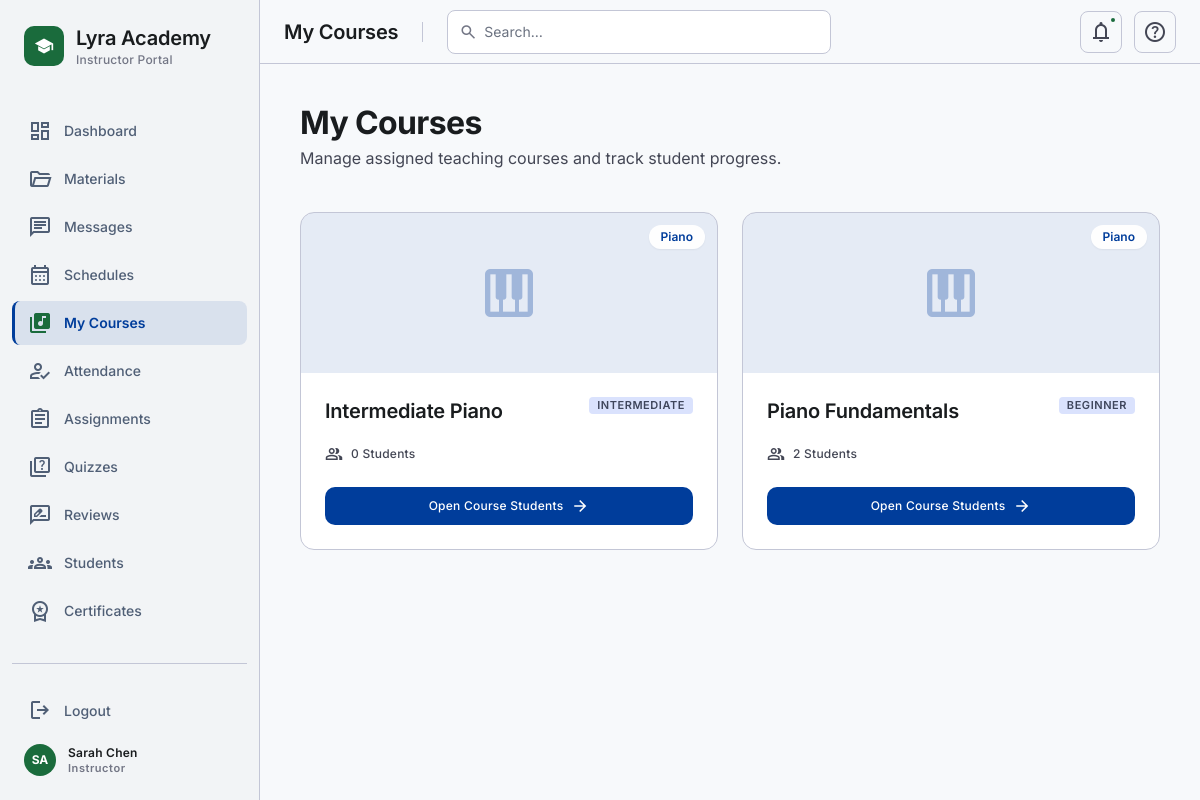
/19_My_Courses/index.php (signed in), run on the app's committed database.
### tables this page shows
CREATE TABLE IF NOT EXISTS courses (
    id INT AUTO_INCREMENT PRIMARY KEY,
    title VARCHAR(150) NOT NULL,
    description TEXT,
    instrument_id INT,
    difficulty ENUM('beginner', 'intermediate', 'advanced') DEFAULT 'beginner',
    price DECIMAL(10, 2) DEFAULT 0.00,
    status ENUM('draft', 'published') DEFAULT 'draft',
    created_at TIMESTAMP DEFAULT CURRENT_TIMESTAMP,
    updated_at TIMESTAMP DEFAULT CURRENT_TIMESTAMP ON UPDATE CURRENT_TIMESTAMP,
    FOREIGN KEY (instrument_id) REFERENCES instruments(id) ON DELETE SET NULL
);

CREATE TABLE IF NOT EXISTS instruments (
    id INT AUTO_INCREMENT PRIMARY KEY,
    name VARCHAR(100) UNIQUE NOT NULL,
    description TEXT,
    created_at TIMESTAMP DEFAULT CURRENT_TIMESTAMP
);

### 19_My_Courses/index.php (the view, shortened to what this page needs)
<?php
require_once __DIR__ . '/../config/design-system.php';
$pdo = require_once __DIR__ . '/../config/db.php';
$instructorId = $_SESSION['user_id'];
try {
    $stmt = $pdo->prepare("
        SELECT c.id, c.title, c.description, c.difficulty,
               (SELECT COUNT(*) FROM enrollments e WHERE e.course_id = c.id AND e.status = 'approved') as student_count,
               i.name as instrument_name
        FROM courses c
        JOIN instructor_assignments ia ON c.id = ia.course_id
        LEFT JOIN instruments i ON c.instrument_id = i.id
        WHERE ia.instructor_id = :instructor_id
        ORDER BY c.title ASC
    ");
    $stmt->execute(['instructor_id' => $instructorId]);
    $courses = $stmt->fetchAll();
} catch (Exception $e) {
    error_log('DB error: ' . $e->getMessage()); die('A database error occurred. Please try again later.');
}
?>
<!DOCTYPE html>
<html lang="en">
<head>
</head>
<body class="bg-background text-on-surface">
<main id="lms-main-content" class="lms-main">
    <div class="max-w-container-max mx-auto p-lg">
        <div class="flex justify-between items-end mb-lg">
            <div>
                <h2 class="font-h1 text-h1 text-on-surface mb-xs">My Courses</h2>
                <p class="font-body-lg text-body-lg text-on-surface-variant">Manage assigned teaching courses and track student progress.</p>
            </div>
        </div>
        <div class="grid grid-cols-1 md:grid-cols-2 xl:grid-cols-3 gap-md">
            <?php if (empty($courses)): ?>
                <div class="col-span-full bg-surface-container-lowest border border-outline-variant rounded-lg p-lg text-center">
                    <p class="text-on-surface-variant text-body-lg">You are not assigned to teach any courses yet.</p>
                </div>
            <?php else: ?>
                <?php foreach ($courses as $c): ?>
                    <div class="bg-surface-container-lowest border border-outline-variant rounded-xl card-shadow overflow-hidden flex flex-col group">
                        <div class="h-40 relative bg-primary/10 flex items-center justify-center">
                            <span class="material-symbols-outlined text-[64px] text-primary/30" aria-hidden="true">piano</span>
                            <div class="absolute top-sm right-sm bg-white/95 px-3 py-1 rounded-full flex items-center shadow-sm text-xs font-semibold text-primary">
                                <?= htmlspecialchars($c['instrument_name'] ?: 'General') ?>
                            </div>
                        </div>
                        <div class="p-md flex-1 flex flex-col">
                            <div class="flex justify-between items-start mb-base">
                                <h3 class="font-h3 text-h3 text-on-surface font-semibold"><?= htmlspecialchars($c['title']) ?></h3>
                                <span class="px-2 py-0.5 bg-tertiary-fixed text-on-tertiary-fixed-variant rounded font-label-sm text-label-sm uppercase">
                                    <?= htmlspecialchars($c['difficulty']) ?>
                                </span>
                            </div>
                            <div class="grid grid-cols-2 gap-sm mb-md mt-sm">
                                <div class="flex items-center text-on-surface-variant">
                                    <span class="material-symbols-outlined text-[18px] mr-2" aria-hidden="true">group</span>
                                    <span class="font-label-md text-label-md"><?= intval($c['student_count']) ?> Students</span>
                                </div>
                            </div>
                            <a href="/27_Course_Students/index.php?course_id=<?= $c['id'] ?>" class="mt-auto w-full py-2.5 bg-primary text-on-primary rounded-lg font-label-md text-label-md hover:bg-primary-container transition-all flex justify-center items-center group/btn">
                                Open Course Students
                                <span class="material-symbols-outlined ml-2 text-[18px] group-hover/btn:translate-x-1 transition-transform" aria-hidden="true">arrow_forward</span>
                            </a>
                        </div>
                    </div>
                <?php endforeach; ?>
            <?php endif; ?>
        </div>
    </div>
</main>
</body>
</html>

### data on the page
courses: instrument.name "Piano", title "Intermediate Piano", difficulty "INTERMEDIATE", student_count "0"
courses: instrument.name "Piano", title "Piano Fundamentals", difficulty "BEGINNER", student_count "2"

### other printed values
$cfg['label'] "Instructor Portal"
$item['label'] "Dashboard"
$item['label'] "Materials"
$item['label'] "Messages"
$item['label'] "Schedules"
$item['label'] "My Courses"
$item['label'] "Attendance"
$item['label'] "Assignments"
$item['label'] "Quizzes"
$item['label'] "Reviews"
$item['label'] "Students"
$item['label'] "Certificates"
$initials "SA"
$name "Sarah Chen"
$roleLabel "Instructor"
